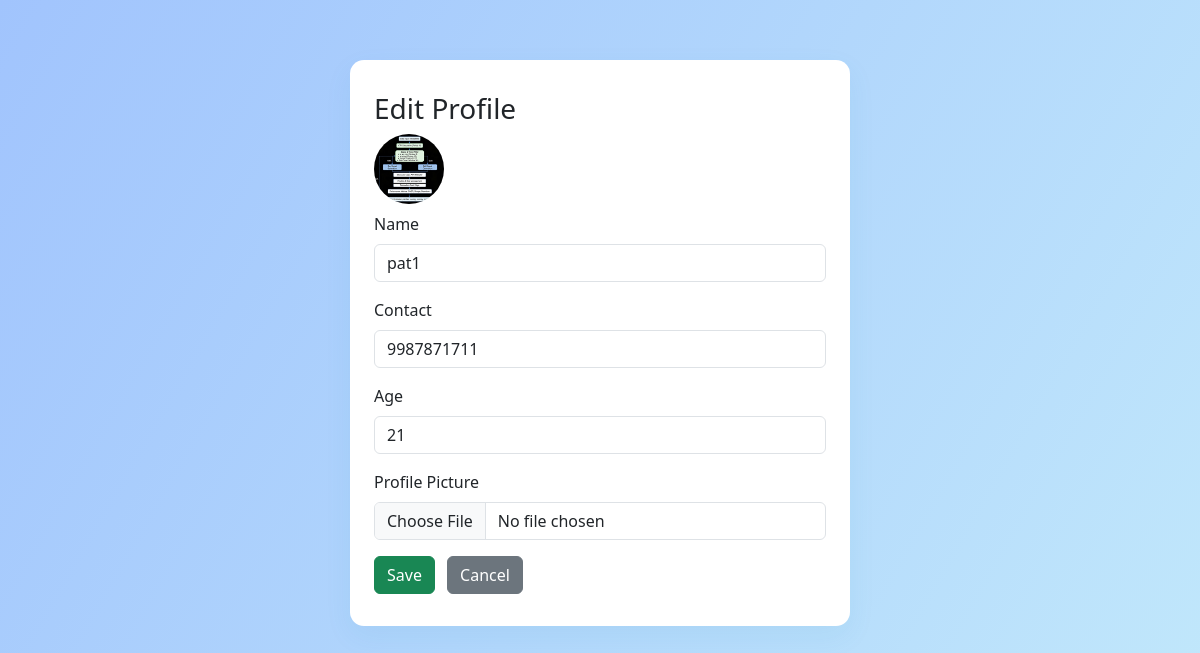
/edit_profile (signed in), run on an earlier commit of the app's database.
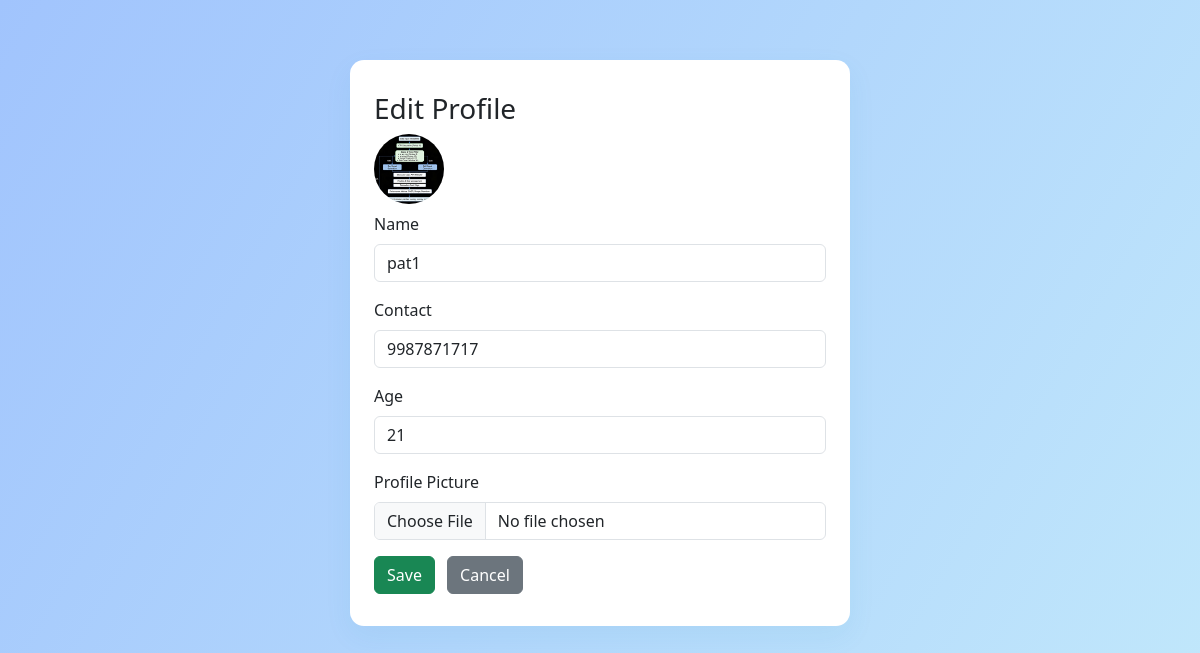
And on a later commit of the database.
### tables this page shows
CREATE TABLE patients (
    id INTEGER PRIMARY KEY,  -- links to users.id
    name TEXT NOT NULL,
    contact TEXT
, age INTEGER, pfp TEXT);

### app.py (the view, shortened to what this page needs)
@app.route("/edit_profile", methods=["GET", "POST"])
def edit_profile():
    if 'user_id' not in session or session.get('role') != 'patient':
        return redirect(url_for('login'))
    db = get_db()
    user_id = session['user_id']
    patient = db.execute('SELECT name, contact, age, pfp FROM patients WHERE id=?', (user_id,)).fetchone()
    return render_template("edit_profile.html", patient=patient)

### app.py (called while the page is built)
def get_db():
    db = getattr(g, '_database', None)
    if db is None:
        db = g._database = sqlite3.connect(DATABASE)
    return db

@app.teardown_appcontext
def close_connection(exception):
    db = getattr(g, '_database', None)
    if db is not None:
        db.close()

### templates/edit_profile.html (shortened to what this page needs)
<!doctype html>
<html lang="en">
<head>
  <link href="https://cdn.jsdelivr.net/npm/bootstrap@5.3.2/dist/css/bootstrap.min.css" rel="stylesheet">
</head>
<body>
<div class="edit-container">
  <h3>Edit Profile</h3>
  <form method="POST" enctype="multipart/form-data">
      <img src="{% if patient[3] %}/static/patient_pfps/{{ patient[3] }}{% else %}https://ui-avatars.com/api/?name={{ patient[0] | urlencode }}&background=5fa8d3&color=fff&size=80{% endif %}" class="pfp-preview mb-2">
      <div class="mb-3">
          <label class="form-label">Name</label>
          <input type="text" class="form-control" name="name" value="{{ patient[0] }}" required>
      </div>
      <div class="mb-3">
          <label class="form-label">Contact</label>
          <input type="text" class="form-control" name="contact" value="{{ patient[1] }}" required>
      </div>
      <div class="mb-3">
          <label class="form-label">Age</label>
          <input type="number" class="form-control" name="age" value="{{ patient[2] or '' }}" min="0" max="120" required>
      </div>
      <div class="mb-3">
          <label class="form-label">Profile Picture</label>
          <input type="file" class="form-control" name="pfp" accept="image/*">
      </div>
      <button type="submit" class="btn btn-success">Save</button>
      <a href="{{ url_for('patient_dashboard') }}" class="btn btn-secondary ms-2">Cancel</a>
  </form>
</div>
</body>
</html>

What changed in the data, as far as the page shows it:
changed patients "pat1": contact "9987871711" → "9987871717"
